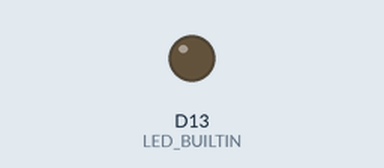
This sketch was run on a simulated Arduino Nano 33 IoT. Parts: output pins drawn as LEDs (lit = HIGH). Nothing arrives over Bluetooth unless stated; a phone connects over Bluetooth LE 3 s after start; what the sketch prints to the serial monitor is not drawn.

Above: at 0.1 s.
At 3.1 s:
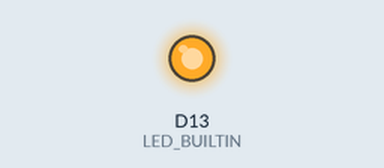
Timing chart, 0 to 4.6 s (numbered marks = the images above):
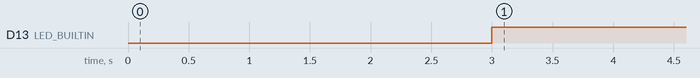

Measured:
- by itself, D13 (LED_BUILTIN): LOW → HIGH at 3.0 s

The sketch:

bluetooth_broadcast.ino
```cpp
#include <ArduinoBLE.h>
BLEService countService("1101");
BLEUnsignedCharCharacteristic countLevelChar("2101", BLERead | BLENotify);

void setup() {
  Serial.begin(9600);
  while (!Serial)
    ;

  pinMode(LED_BUILTIN, OUTPUT);
  if (!BLE.begin()) {
    Serial.println("starting BLE failed!");
    while (1)
      ;
  }

  BLE.setLocalName("nuture");
  BLE.setAdvertisedService(countService);
  countService.addCharacteristic(countLevelChar);
  BLE.addService(countService);

  BLE.setDeviceName("Nurture");

  BLE.advertise();
  Serial.println("Bluetooth device active, waiting for connections...");
}

void loop() {
  BLEDevice central = BLE.central();

  if (central) {
    Serial.print("Connected to central: ");
    Serial.println(central.address());
    digitalWrite(LED_BUILTIN, HIGH);
    int broadcast = 0;
    while (central.connected()) {
      Serial.print("Broadcast: ");
      Serial.println(broadcast);
      countLevelChar.writeValue(broadcast);
      delay(500);
      broadcast += 1;
    }
  }
  digitalWrite(LED_BUILTIN, LOW);
  Serial.print("Disconnected from central: ");
  Serial.println(central.address());
}
```
